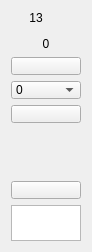
        <widget class="QWidget" name="widget_14" native="true">
         <property name="maximumSize">
          <size>
           <width>68</width>
           <height>16777215</height>
          </size>
         </property>
         <layout class="QVBoxLayout" name="verticalLayout_14" stretch="0,10,1,1,1,1,0,1,0">
          <item>
           <widget class="QLabel" name="lbl_ChName_13">
            <property name="maximumSize">
             <size>
              <width>50</width>
              <height>16777215</height>
             </size>
            </property>
            <property name="text">
             <string>13</string>
            </property>
            <property name="alignment">
             <set>Qt::AlignCenter</set>
            </property>
           </widget>
          </item>
          <item>
           <widget class="VolumeWidget" name="Disp_Level_13" native="true">
            <property name="minimumSize">
             <size>
              <width>0</width>
              <height>0</height>
             </size>
            </property>
            <property name="maximumSize">
             <size>
              <width>40</width>
              <height>16777215</height>
             </size>
            </property>
            <property name="MaxValue" stdset="0">
             <number>20</number>
            </property>
            <property name="MinValue" stdset="0">
             <number>-80</number>
            </property>
            <property name="SingleTrack" stdset="0">
             <bool>true</bool>
            </property>
            <property name="ScaleLabel" stdset="0">
             <bool>true</bool>
            </property>
           </widget>
          </item>
          <item>
           <widget class="QLabel" name="lbl_Level_13">
            <property name="maximumSize">
             <size>
              <width>16777215</width>
              <height>16777215</height>
             </size>
            </property>
            <property name="text">
             <string>0</string>
            </property>
            <property name="alignment">
             <set>Qt::AlignCenter</set>
            </property>
           </widget>
          </item>
          <item>
           <widget class="QPushButton" name="btn_Phantom_13">
            <property name="minimumSize">
             <size>
              <width>50</width>
              <height>18</height>
             </size>
            </property>
            <property name="maximumSize">
             <size>
              <width>16777215</width>
              <height>18</height>
             </size>
            </property>
            <property name="focusPolicy">
             <enum>Qt::StrongFocus</enum>
            </property>
            <property name="text">
             <string/>
            </property>
            <property name="checkable">
             <bool>true</bool>
            </property>
           </widget>
          </item>
          <item>
           <widget class="QComboBox" name="comboBox_PreampGain_13">
            <property name="minimumSize">
             <size>
              <width>0</width>
              <height>18</height>
             </size>
            </property>
            <property name="maximumSize">
             <size>
              <width>16777215</width>
              <height>18</height>
             </size>
            </property>
            <property name="focusPolicy">
             <enum>Qt::StrongFocus</enum>
            </property>
            <property name="currentIndex">
             <number>0</number>
            </property>
            <item>
             <property name="text">
              <string>0</string>
             </property>
            </item>
            <item>
             <property name="text">
              <string>+6</string>
             </property>
            </item>
            <item>
             <property name="text">
              <string>+12</string>
             </property>
            </item>
            <item>
             <property name="text">
              <string>+18</string>
             </property>
            </item>
            <item>
             <property name="text">
              <string>+24</string>
             </property>
            </item>
            <item>
             <property name="text">
              <string>+30</string>
             </property>
            </item>
            <item>
             <property name="text">
              <string>+36</string>
             </property>
            </item>
            <item>
             <property name="text">
              <string>+42</string>
             </property>
            </item>
           </widget>
          </item>
          <item>
           <widget class="QPushButton" name="btnInvert_13">
            <property name="minimumSize">
             <size>
              <width>0</width>
              <height>18</height>
             </size>
            </property>
            <property name="maximumSize">
             <size>
              <width>16777215</width>
              <height>18</height>
             </size>
            </property>
            <property name="focusPolicy">
             <enum>Qt::StrongFocus</enum>
            </property>
            <property name="text">
             <string/>
            </property>
            <property name="checkable">
             <bool>true</bool>
            </property>
           </widget>
          </item>
          <item alignment="Qt::AlignHCenter">
           <widget class="ConfigGainWidget" name="spinBoxGain_13" native="true">
            <property name="minimumSize">
             <size>
              <width>46</width>
              <height>46</height>
             </size>
            </property>
            <property name="Value" stdset="0">
             <double>0.000000000000000</double>
            </property>
            <property name="MaxValue" stdset="0">
             <double>12.000000000000000</double>
            </property>
            <property name="MinValue" stdset="0">
             <double>-100.000000000000000</double>
            </property>
            <property name="Decimals" stdset="0">
             <number>1</number>
            </property>
           </widget>
          </item>
          <item>
           <widget class="QPushButton" name="btnMute_13">
            <property name="minimumSize">
             <size>
              <width>0</width>
              <height>18</height>
             </size>
            </property>
            <property name="maximumSize">
             <size>
              <width>16777215</width>
              <height>18</height>
             </size>
            </property>
            <property name="focusPolicy">
             <enum>Qt::StrongFocus</enum>
            </property>
            <property name="text">
             <string/>
            </property>
            <property name="checkable">
             <bool>true</bool>
            </property>
           </widget>
          </item>
          <item>
           <widget class="QTextEdit" name="textEdit_13">
            <property name="minimumSize">
             <size>
              <width>0</width>
              <height>36</height>
             </size>
            </property>
            <property name="maximumSize">
             <size>
              <width>16777215</width>
              <height>36</height>
             </size>
            </property>
           </widget>
          </item>
         </layout>
        </widget>
